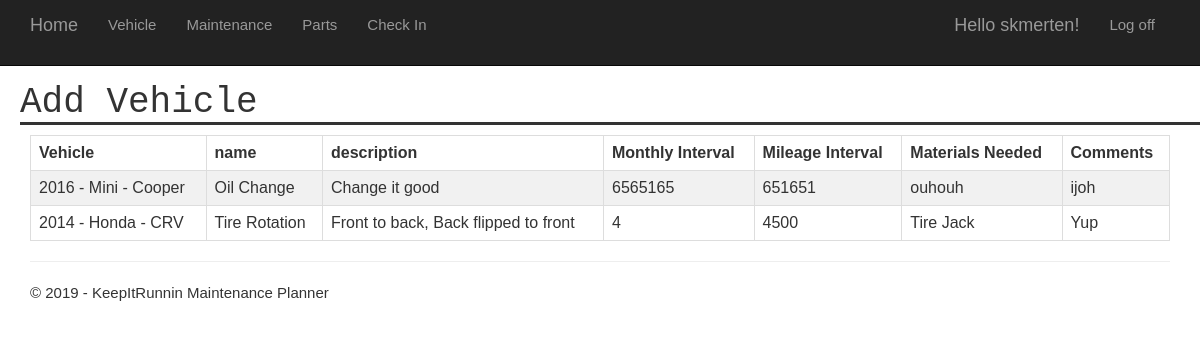
/maintenance/view/ (signed in), run on an earlier commit of the app's database.
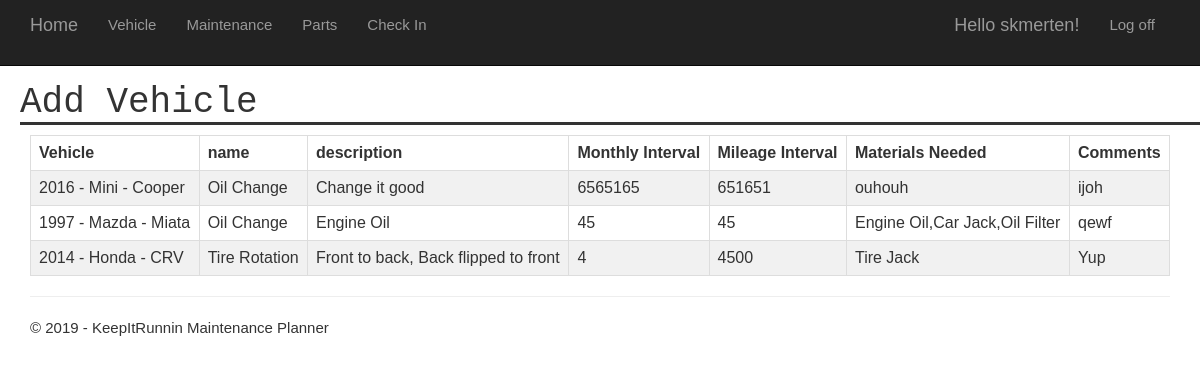
And on a later commit of the database.
### app/models.py (models this page shows, shortened)
class Maintenance(models.Model):
    vehicle = models.ForeignKey(Vehicle, on_delete=models.CASCADE)
    name = models.CharField(max_length=100)
    description = models.CharField(max_length=100,null=True)
    months = models.IntegerField(max_length=None)
    miles = models.IntegerField(max_length=None)
    materials = models.CharField(max_length=250,null=True)
    comments = models.CharField(max_length=250,null=True)

class Vehicle(models.Model):
    user = models.ForeignKey(User, on_delete=models.CASCADE)
    year = models.IntegerField(max_length=None)
    make = models.CharField(max_length=100)
    model = models.CharField(max_length=100)
    trim = models.CharField(max_length=100)
    mileage = models.IntegerField(max_length=None)
    image = models.ImageField(blank=True, null=True)
    vehicle_creation = models.DateTimeField(auto_now_add=True)
    def __str__(self):
        return str(self.year) + ' - ' + self.make + ' - ' + self.model

### app/views.py (the view)
# urls.py: path('maintenance/view/', app.views.viewMaint, name='viewMaint'),
@login_required(login_url='/login')
def viewMaint(request):
    maintenance = Maintenance.objects.filter(vehicle__user=request.user)
    assert isinstance(request, HttpRequest)
    return render(
        request,
        'app/viewMaint.html',
        {
            'title':'Add Vehicle',
            'year':datetime.now().year,
            'maintenance': maintenance
        }
    )

### app/templates/app/viewMaint.html
{% extends "app/layout.html" %}
{% block content %}
<div>
	<table id="schedulMaint2">
	  <tr>
        <th>Vehicle</th>
		<th>name</th>
		<th>description</th>
		<th>Monthly Interval</th>
		<th>Mileage Interval</th>
		<th>Materials Needed</th>
		<th>Comments</th>
	  </tr>
      {% for each in maintenance %}
	      <tr>
            <td>{{each.vehicle}}</td>
            <td>{{each.name}}</td>
            <td>{{each.description}}</td>
            <td>{{each.months}}</td>
            <td>{{each.miles}}</td>
            <td>{{each.materials}}</td>
            <td>{{each.comments}}</td>
	      </tr>
      {% endfor %}
	</table>
</div>
{% endblock %}

What changed in the data, as far as the page shows it:
added Maintenance: vehicle "1997 - Mazda - Miata", name "Oil Change", description "Engine Oil", months "45", miles "45", materials "Engine Oil,Car Jack,Oil Filter", comments "qewf"
